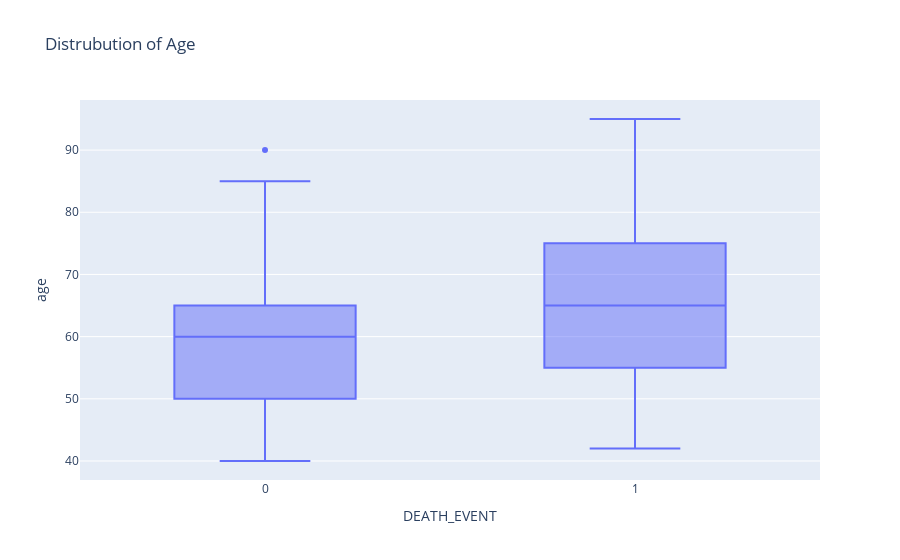

Source (notebook cell):
### Code cell
fig = px.box(df,y="age",x="DEATH_EVENT",title=f"Distrubution of Age")
fig.show()

### Figure 1 — Plotly figure (JSON) as saved in the notebook; plotly's stock layout.template omitted (floating-point values rounded to 4 significant figures; data arrays with more than 128 entries replaced by an {"elided": "..."} marker saying what was removed)
{"data": [{"alignmentgroup": "True", "hovertemplate": "DEATH_EVENT=%{x}<br>age=%{y}<extra></extra>", "legendgroup": "", "marker": {"color": "#636efa"}, "name": "", "notched": false, "offsetgroup": "", "orientation": "v", "showlegend": false, "type": "box", "x": {"elided": "299 int values"}, "x0": " ", "xaxis": "x", "y": {"elided": "299 float values"}, "y0": " ", "yaxis": "y"}], "layout": {"boxmode": "group", "legend": {"tracegroupgap": 0}, "title": {"text": "Distrubution of Age"}, "xaxis": {"anchor": "y", "domain": [0, 1], "title": {"text": "DEATH_EVENT"}}, "yaxis": {"anchor": "x", "domain": [0, 1], "title": {"text": "age"}}}}
